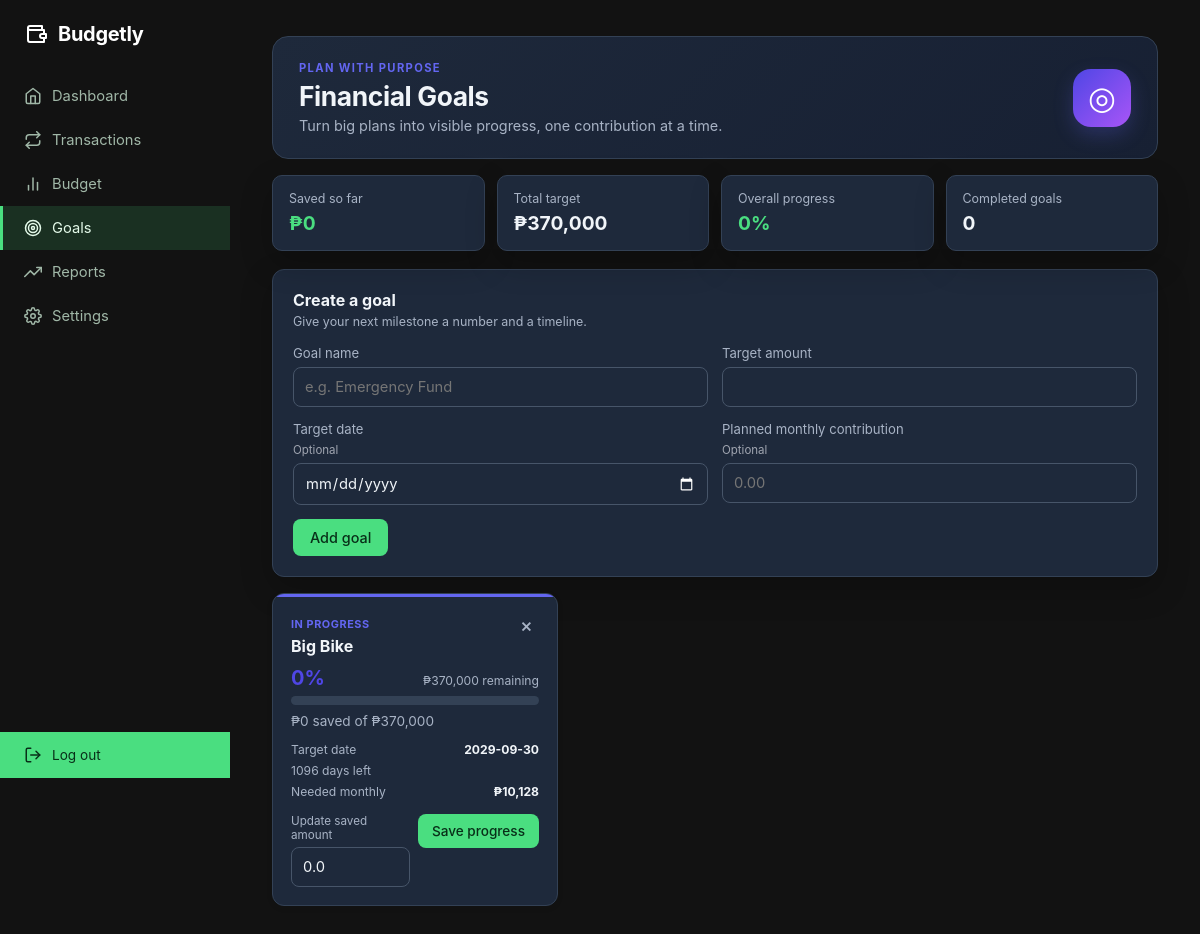
/goals (signed in), run on the app's committed database.
### tables this page shows
CREATE TABLE goals (
            id INTEGER PRIMARY KEY AUTOINCREMENT,
            user_id INTEGER NOT NULL,
            name TEXT NOT NULL,
            target REAL NOT NULL,
            saved REAL NOT NULL DEFAULT 0, target_date TEXT, monthly_contribution REAL NOT NULL DEFAULT 0,
            FOREIGN KEY (user_id) REFERENCES users(id)
        );

### goals/routes.py (the view)
    @app.route("/goals")
    @login_required
    def goals():
        conn = get_db()
        rows = conn.execute(
            "SELECT * FROM goals WHERE user_id = ? ORDER BY id DESC",
            (current_user.id,),
        ).fetchall()
        conn.close()
        today = date.today()
        prepared = []
        total_saved = total_target = 0
        completed_count = 0
        for row in rows:
            goal = dict(row)
            target = float(goal["target"])
            saved = min(max(float(goal["saved"]), 0), target)
            progress = min(100, saved / target * 100 if target else 0)
            remaining = max(0, target - saved)
            days_left = None
            if goal.get("target_date"):
                try:
                    days_left = (
                        datetime.strptime(goal["target_date"], "%Y-%m-%d").date()
                        - today
                    ).days
                except ValueError:
                    days_left = None
            if progress >= 100:
                status = "completed"
                completed_count += 1
            elif days_left is not None and days_left < 0:
                status = "overdue"
            elif days_left is not None and days_left <= 30:
                status = "due-soon"
            else:
                status = "in-progress"
            monthly_needed = 0
            if remaining and days_left is not None and days_left > 0:
                monthly_needed = remaining / max(1, days_left / 30)
            goal.update(
                saved=saved,
                progress=progress,
                remaining=remaining,
                days_left=days_left,
                status=status,
                monthly_needed=monthly_needed,
            )
            prepared.append(goal)
            total_saved += saved
            total_target += target
        return render_template(
            "goals.html",
            goals=prepared,
            total_saved=total_saved,
            total_target=total_target,
            overall_progress=total_saved / total_target * 100 if total_target else 0,
            completed_count=completed_count,
            today=today.isoformat(),
        )

### app.py (called while the page is built)
@app.context_processor
def inject_user_preferences():
    if not current_user.is_authenticated:
        return {"currency_symbol": CURRENCY_SYMBOLS["PHP"], "compact_mode": False}
    settings = get_user_settings(current_user.id)
    return {
        "currency_symbol": CURRENCY_SYMBOLS.get(settings["currency"], "₱"),
        "compact_mode": bool(settings["compact_mode"]),
    }

### database.py (called while the page is built, shortened)
def get_db():
    conn = sqlite3.connect(DB_PATH)
    conn.row_factory = sqlite3.Row
    conn.execute("PRAGMA foreign_keys = ON")
    return conn

def get_user_settings(user_id):
    conn = get_db()
    row = conn.execute("SELECT * FROM user_settings WHERE user_id = ?", (user_id,)).fetchone()
    conn.close()
    settings = dict(SETTINGS_DEFAULTS)
    if row:
        settings.update(dict(row))
    return settings

### templates/goals.html (shortened to what this page needs)
{% extends "base.html" %}
{% block content %}
<div class="goals-hero">
    <div>
        <p class="eyebrow">Plan with purpose</p>
        <h1 class="page-title">Financial Goals</h1>
        <p class="page-subtitle">Turn big plans into visible progress, one contribution at a time.</p>
    </div>
    <div class="goal-hero-mark">◎</div>
</div>
<div class="summary goal-summary">
    <div class="card savings">
        <span class="label">Saved so far</span>
        <span class="value">{{ currency_symbol }}{{ "{:,.0f}".format(total_saved) }}</span>
    </div>
    <div class="card">
        <span class="label">Total target</span>
        <span class="value">{{ currency_symbol }}{{ "{:,.0f}".format(total_target) }}</span>
    </div>
    <div class="card income">
        <span class="label">Overall progress</span>
        <span class="value">{{ "%.0f"|format(overall_progress) }}%</span>
    </div>
    <div class="card">
        <span class="label">Completed goals</span>
        <span class="value">{{ completed_count }}</span>
    </div>
</div>
<section class="panel goal-form-panel">
    <div class="panel-heading-row">
        <div>
    <h2>Create a goal</h2>
            <p class="panel-description">Give your next milestone a number and a timeline.</p>
        </div>
    </div>
    <form action="{{ url_for('add_goal') }}" method="POST" class="tx-form">
        <div class="form-row">
            <label>
                Goal name
                <input type="text" name="name" placeholder="e.g. Emergency Fund" required maxlength="80">
            </label>
            <label>
                Target amount
                <input type="number" name="target" step="0.01" min="0.01" required>
            </label>
        </div>
        <div class="form-row">
            <label>
                Target date <span class="optional-label">Optional</span>
                <input type="date" name="target_date" min="{{ today }}">
            </label>
            <label>
                Planned monthly contribution <span class="optional-label">Optional</span>
                <input type="number" name="monthly_contribution" step="0.01" min="0" placeholder="0.00">
            </label>
        </div>
        <button type="submit">Add goal</button>
    </form>
</section>
<section class="goals-grid">
    {% for g in goals %}
    <div class="goal-card goal-{{ g.status }}">
        <div class="goal-header">
            <div>
                <span class="goal-status">{{ 'Completed' if g.status == 'completed' else 'Overdue' if g.status == 'overdue' else 'Due soon' if g.status == 'due-soon' else 'In progress' }}</span>
                <h3>{{ g.name }}</h3>
            </div>
            <form action="{{ url_for('delete_goal', goal_id=g.id) }}" method="POST" class="inline-form" onsubmit="return confirm('Delete this goal?')">
                <button type="submit" class="goal-delete" title="Delete">×</button>
            </form>
        </div>
        <div class="goal-progress-meta">
            <strong>{{ "%.0f"|format(g.progress) }}%</strong>
            <span>{{ currency_symbol }}{{ "{:,.0f}".format(g.remaining) }} remaining</span>
        </div>
        <div class="progress-bar-wrap" aria-label="{{ '%.0f'|format(g.progress) }} percent complete">
        </div>
        <p class="goal-numbers">{{ currency_symbol }}{{ "{:,.0f}".format(g.saved) }} saved of {{ currency_symbol }}{{ "{:,.0f}".format(g.target) }}</p>
        <div class="goal-details">
            {% if g.target_date %}
            <span>Target date <strong>{{ g.target_date }}</strong></span>
            {% if g.days_left is not none %}
            <span class="{{ 'neg' if g.days_left < 0 else '' }}">{{ 'Past due' if g.days_left < 0 else g.days_left ~ ' days left' }}</span>
            {% endif %}
            {% else %}
            <span>No target date set</span>
            {% endif %}
            {% if g.monthly_needed %}
            <span>Needed monthly <strong>{{ currency_symbol }}{{ "{:,.0f}".format(g.monthly_needed) }}</strong></span>
            {% elif g.monthly_contribution %}
            <span>Planned monthly <strong>{{ currency_symbol }}{{ "{:,.0f}".format(g.monthly_contribution) }}</strong></span>
            {% endif %}
        </div>
        <form action="{{ url_for('update_goal', goal_id=g.id) }}" method="POST" class="goal-update-form">
            <label>Update saved amount
                <input type="number" name="saved" step="0.01" min="0" max="{{ g.target }}" value="{{ g.saved }}">
            </label>
            <button type="submit">Save progress</button>
        </form>
    </div>
    {% else %}
    <div class="empty-state">
        <div class="empty-state-icon">◎</div>
        <h2>Your goals start here</h2>
        <p>Set a target and date above to turn an idea into a plan you can track.</p>
    </div>
    {% endfor %}
</section>
{% endblock %}

### data on the page
goals: status "IN PROGRESS", name "Big Bike", progress "0", currency_symbol "₱", remaining "370,000", saved "0", target "370,000", target_date "2029-09-30", days_left "1096 days left", monthly_needed "10,128", saved "0.0"

### other printed values
{{ currency_symbol }} "₱"
{{ "{:,.0f}".format(total_saved) }} "0"
{{ "{:,.0f}".format(total_target) }} "370,000"
{{ "%.0f"|format(overall_progress) }} "0"
{{ completed_count }} "0"
